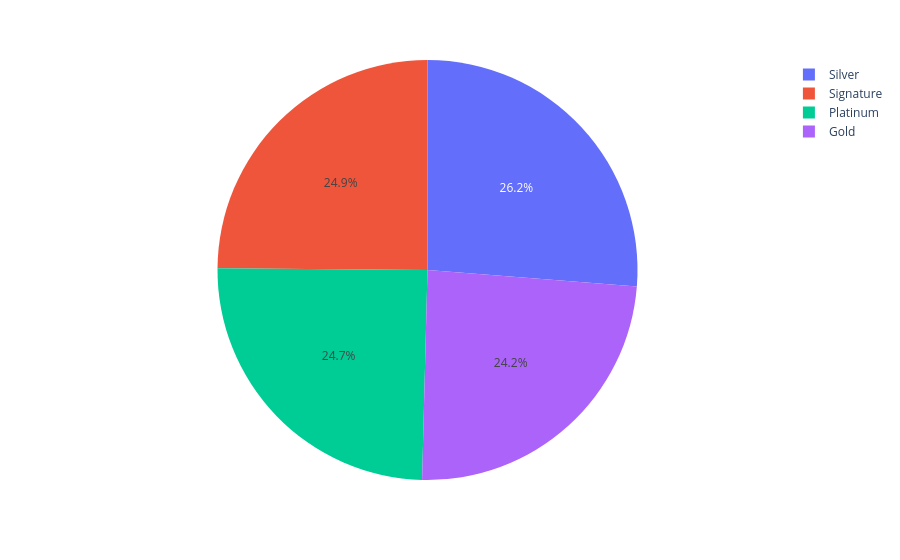

The notebook cell this image was saved under:
### Markdown cell above
plot pie chart of amount and card type

### Code cell
fig8 = px.pie(data, values='Amount', names='Card Type')
fig8.show()

### Figure 1 — Plotly figure (JSON) as saved in the notebook; plotly's stock layout.template omitted (floating-point values rounded to 4 significant figures; data arrays with more than 128 entries replaced by an {"elided": "..."} marker saying what was removed)
{"data": [{"domain": {"x": [0, 1], "y": [0, 1]}, "hovertemplate": "Card Type=%{label}<br>Amount=%{value}<extra></extra>", "labels": {"elided": "26052 str values"}, "legendgroup": "", "name": "", "showlegend": true, "type": "pie", "values": {"elided": "26052 int values"}}], "layout": {"legend": {"tracegroupgap": 0}, "margin": {"t": 60}}}
